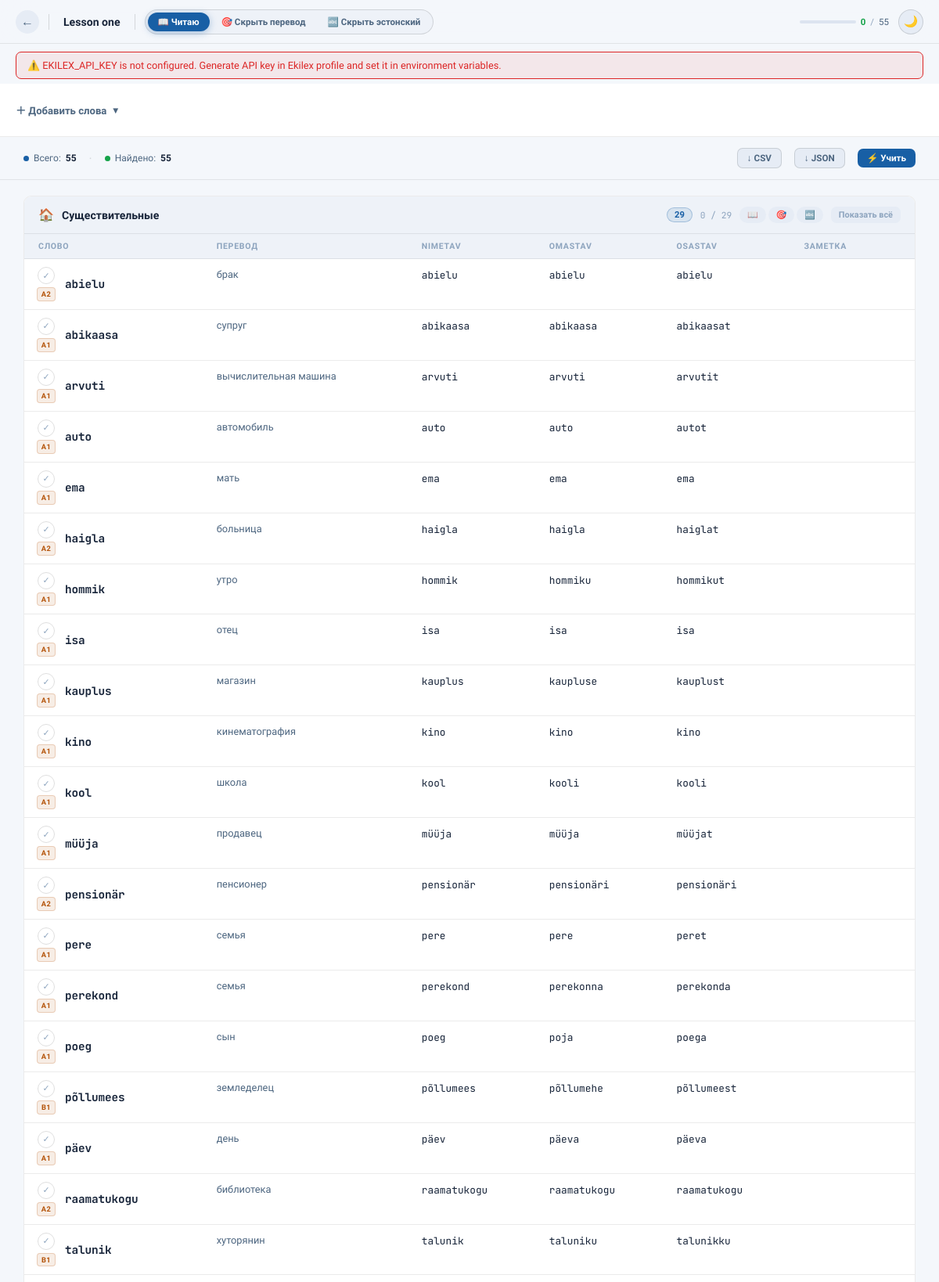
The app's page /list/1 (upper part) with its own data.
### tables this page shows
CREATE TABLE word_lists (
                id         INTEGER PRIMARY KEY AUTOINCREMENT,
                name       TEXT    NOT NULL,
                user_id    INTEGER NOT NULL DEFAULT 1,
                created_at TEXT    NOT NULL DEFAULT (datetime('now')),
                updated_at TEXT    NOT NULL DEFAULT (datetime('now'))
            );

CREATE TABLE list_words (
                id             INTEGER PRIMARY KEY AUTOINCREMENT,
                list_id        INTEGER NOT NULL REFERENCES word_lists(id) ON DELETE CASCADE,
                lemma          TEXT    NOT NULL DEFAULT '',
                part_of_speech TEXT    NOT NULL DEFAULT 'OTHER',
                translation    TEXT    NOT NULL DEFAULT '',
                level          TEXT    NOT NULL DEFAULT '',
                nimetav        TEXT    NOT NULL DEFAULT '',
                omastav        TEXT    NOT NULL DEFAULT '',
                osastav        TEXT    NOT NULL DEFAULT '',
                ma_inf         TEXT    NOT NULL DEFAULT '',
                da_inf         TEXT    NOT NULL DEFAULT '',
                extra_form     TEXT    NOT NULL DEFAULT '',
                pres_3sg       TEXT    NOT NULL DEFAULT '',
                past_3sg       TEXT    NOT NULL DEFAULT '',
                nud_form       TEXT    NOT NULL DEFAULT '',
                imper_2sg      TEXT    NOT NULL DEFAULT '',
                note           TEXT    NOT NULL DEFAULT '',
                status         TEXT    NOT NULL DEFAULT 'ok',
                error          TEXT    NOT NULL DEFAULT '',
                source         TEXT    NOT NULL DEFAULT 'ekilex',
                sort_order     INTEGER NOT NULL DEFAULT 0,
                created_at     TEXT    NOT NULL DEFAULT (datetime('now')),
                UNIQUE (list_id, lemma)
            );

### app.py (the view)
@app.route("/list/<int:list_id>", methods=["GET"])
def view_list(list_id: int):
    lst = get_list(list_id)
    if not lst:
        flash("Список не найден.")
        return redirect(url_for("dashboard"))
    words = get_words(list_id)
    grouped = group_results(words) if words else None
    stats = make_stats(words)
    return render_template(
        "list.html",
        lst=lst,
        words=words,
        grouped=grouped,
        pos_labels=POS_LABELS,
        pos_icons=POS_ICONS,
        stats=stats,
        ekilex_client_error=EKILEX_CLIENT_ERROR,
    )

### app.py (called while the page is built)
def group_results(results: List[dict]) -> Dict[str, List[dict]]:
    grouped: Dict[str, List[dict]] = {
        k: [] for k in POS_LABELS
    }
    for row in results:
        pos = row.get("part_of_speech", "OTHER")
        if pos == "NOUN":
            grouped["nouns"].append(row)
        elif pos == "ADJ":
            grouped["adjectives"].append(row)
        elif pos == "VERB":
            grouped["verbs"].append(row)
        elif pos == "ADV":
            grouped["adverbs"].append(row)
        elif pos == "PRON":
            grouped["pronouns"].append(row)
        else:
            grouped["other"].append(row)
    return grouped

def make_stats(words: List[dict]) -> dict:
    return {
        "total": len(words),
        "ok":    sum(1 for r in words if r.get("status") == "ok"),
        "error": sum(1 for r in words if r.get("status") == "error"),
    }

### db.py (called while the page is built)
@contextmanager
def get_db():
    conn = sqlite3.connect(DB_PATH)
    conn.row_factory = sqlite3.Row
    conn.execute("PRAGMA foreign_keys = ON")
    conn.execute("PRAGMA journal_mode = WAL")
    try:
        yield conn
        conn.commit()
    except Exception:
        conn.rollback()
        raise
    finally:
        conn.close()

def get_list(list_id: int, user_id: int = 1) -> Optional[Dict[str, Any]]:
    with get_db() as db:
        row = db.execute(
            "SELECT * FROM word_lists WHERE id = ? AND user_id = ?",
            (list_id, user_id),
        ).fetchone()
    return dict(row) if row else None

def get_words(list_id: int) -> List[Dict[str, Any]]:
    with get_db() as db:
        rows = db.execute(
            "SELECT * FROM list_words WHERE list_id = ? ORDER BY sort_order, id",
            (list_id,),
        ).fetchall()
    return [dict(r) for r in rows]

### templates/list.html (shortened to what this page needs)
<!DOCTYPE html>
<html lang="ru">
<head>
  <link rel="stylesheet" href="{{ url_for('static', filename='css/styles.css') }}" />
</head>
<body class="mode-read" id="body" data-total="{{ stats.total }}" data-list-id="{{ lst.id }}" data-has-words="{{ '1' if grouped else '0' }}">
  <header class="topbar">
    <a href="{{ url_for('dashboard') }}" class="back-btn" title="К спискам">←</a>
    <span class="list-name-display" id="listNameDisplay"
          onclick="startRename()" title="Нажми чтобы переименовать">{{ lst.name }}</span>
    <div class="mode-pill" id="globalModePill">
      <button class="mode-btn active" onclick="setGlobalMode('read', this)">📖 Читаю</button>
      <button class="mode-btn" onclick="setGlobalMode('hide-ru', this)">🎯 Скрыть перевод</button>
      <button class="mode-btn" onclick="setGlobalMode('hide-et', this)">🔤 Скрыть эстонский</button>
    </div>
    {% if stats.total > 0 %}
    <div class="progress-badge">
      <div class="progress-bar-wrap">
      </div>
      <span id="progressText" class="progress-count">0</span>
      <span style="color:var(--text3)">/</span>
      <span style="color:var(--text2)">{{ stats.total }}</span>
    </div>
    {% endif %}
    <button class="theme-btn" id="themeBtn" onclick="toggleTheme()" title="Сменить тему">🌙</button>
  </header>
  {% if ekilex_client_error %}
    <div class="flash-wrap"><div class="flash error">⚠️ {{ ekilex_client_error }}</div></div>
  {% endif %}
  <div class="input-panel" id="addPanel">
    <div class="input-inner">
      <div class="add-panel-toggle" onclick="toggleAddPanel()">
        <span id="addPanelLabel">＋ Добавить слова</span>
        <span id="addPanelChevron" class="chevron">▾</span>
      </div>
    </div>
  </div>
  {% if stats.total > 0 %}
  <div style="border-bottom:1px solid var(--border);">
    <div class="stats-bar">
      <div class="stat-item"><div class="stat-dot total"></div>Всего: <span class="stat-val">{{ stats.total }}</span></div>
      <div class="stat-sep">·</div>
      <div class="stat-item"><div class="stat-dot ok"></div>Найдено: <span class="stat-val">{{ stats.ok }}</span></div>
      <a class="btn btn-ghost btn-sm" href="{{ url_for('export_csv', list_id=lst.id) }}">↓ CSV</a>
      <a class="btn btn-ghost btn-sm" href="{{ url_for('export_json', list_id=lst.id) }}">↓ JSON</a>
      <a class="btn btn-primary btn-sm" href="{{ url_for('drill_start_page', list_id=lst.id) }}">⚡ Учить</a>
    </div>
  </div>
  {% endif %}
  {% if grouped %}
  <div class="results">
    {% for group_key, group_label in pos_labels.items() %}
    {% set group_words = grouped.get(group_key, []) %}
    {% if group_words %}
    <div class="section" id="sec-{{ group_key }}" data-section-mode="inherit">
      <div class="section-header">
        <span class="section-icon">{{ pos_icons[group_key] }}</span>
        <span class="section-title">{{ group_label }}</span>
        <span class="section-count">{{ group_words|length }}</span>
        <span class="section-progress" id="sp-{{ group_key }}">0 / {{ group_words|length }}</span>
        <div class="section-mode-toggle">
          <button class="sec-btn" onclick="setSectionMode('{{ group_key }}','read',this)">📖</button>
          <button class="sec-btn" onclick="setSectionMode('{{ group_key }}','hide-ru',this)">🎯</button>
          <button class="sec-btn" onclick="setSectionMode('{{ group_key }}','hide-et',this)">🔤</button>
        </div>
        <button class="reveal-all-btn" onclick="revealAll('sec-{{ group_key }}')">Показать всё</button>
      </div>
      <div class="table-scroll">
        <table>
          <thead>
            <tr>
              <th>Слово</th>
              <th>Перевод</th>
              {% if group_key in ('nouns','adjectives','pronouns') %}
                <th>Nimetav</th><th>Omastav</th><th>Osastav</th>
              {% elif group_key == 'verbs' %}
                <th>ma-inf</th><th>da-inf</th>
                <th>3sg pres</th><th>3sg past</th>
                <th>-nud</th><th>Imper. 2sg</th><th>Extra</th>
              {% endif %}
              <th>Заметка</th>
              <th class="th-actions"></th>
            </tr>
          </thead>
          <tbody>
            {% for row in group_words %}
            <tr class="word-row {% if row.status == 'error' %}row-error{% endif %}"
                data-word="{{ row.lemma }}" data-word-id="{{ row.id }}" id="word-{{ row.id }}">
              <td class="word-cell">
                <div class="word-cell-inner">
                  <div class="word-status">
                    <button class="learned-btn" onclick="toggleLearned('{{ row.lemma }}')" title="Выучено">✓</button>
                    {% if row.level %}<span class="word-level">{{ row.level }}</span>{% endif %}
                  </div>
                  <span class="word-main">{{ row.lemma }}</span>
                </div>
              </td>
              <td class="data-cell ru cell-ru editable-cell"
                  data-field="translation" data-word-id="{{ row.id }}">
                <span class="maskable cell-value">{{ row.translation or '' }}</span>
              </td>
              {% if row.status == 'error' %}
                <td class="data-cell error-cell" colspan="{% if group_key in ('nouns','adjectives','pronouns') %}4{% elif group_key == 'verbs' %}8{% else %}2{% endif %}">
                  {{ row.note or row.error or 'Ошибка' }}
                </td>
              {% else %}
                {% if group_key in ('nouns','adjectives','pronouns') %}
                  <td class="data-cell et cell-et editable-cell" data-field="nimetav" data-word-id="{{ row.id }}"><span class="maskable cell-value">{{ row.nimetav or '' }}</span><div class="reveal-hint">нажми</div></td>
                  <td class="data-cell et cell-et editable-cell" data-field="omastav" data-word-id="{{ row.id }}"><span class="maskable cell-value">{{ row.omastav or '' }}</span></td>
                  <td class="data-cell et cell-et editable-cell" data-field="osastav" data-word-id="{{ row.id }}"><span class="maskable cell-value">{{ row.osastav or '' }}</span></td>
                {% endif %}
                <td class="data-cell note editable-cell" data-field="note" data-word-id="{{ row.id }}">
                </td>
              {% endif %}
              <td class="td-actions">
              </td>
            </tr>
            {% endfor %}
          </tbody>
        </table>
      </div>
    </div>
    {% endif %}
    {% endfor %}
  </div>
  {% endif %}
</body>
</html>

### records on screen
word_lists: name "Lesson one"
list_words: level "A2", lemma "abielu", translation "брак", nimetav "abielu", omastav "abielu", osastav "abielu"
list_words: level "A1", lemma "abikaasa", translation "супруг", nimetav "abikaasa", omastav "abikaasa", osastav "abikaasat"
list_words: level "A1", lemma "arvuti", translation "вычислительная машина", nimetav "arvuti", omastav "arvuti", osastav "arvutit"
list_words: level "A1", lemma "auto", translation "автомобиль", nimetav "auto", omastav "auto", osastav "autot"
list_words: level "A1", lemma "ema", translation "мать", nimetav "ema", omastav "ema", osastav "ema"
list_words: level "A2", lemma "haigla", translation "больница", nimetav "haigla", omastav "haigla", osastav "haiglat"
list_words: level "A1", lemma "hommik", translation "утро", nimetav "hommik", omastav "hommiku", osastav "hommikut"
list_words: level "A1", lemma "isa", translation "отец", nimetav "isa", omastav "isa", osastav "isa"
list_words: level "A1", lemma "kauplus", translation "магазин", nimetav "kauplus", omastav "kaupluse", osastav "kauplust"
list_words: level "A1", lemma "kino", translation "кинематография", nimetav "kino", omastav "kino", osastav "kino"
list_words: level "A1", lemma "kool", translation "школа", nimetav "kool", omastav "kooli", osastav "kooli"
list_words: level "A1", lemma "müüja", translation "продавец", nimetav "müüja", omastav "müüja", osastav "müüjat"
list_words: level "A2", lemma "pensionär", translation "пенсионер", nimetav "pensionär", omastav "pensionäri", osastav "pensionäri"
list_words: level "A1", lemma "pere", translation "семья", nimetav "pere", omastav "pere", osastav "peret"
list_words: level "A1", lemma "perekond", translation "семья", nimetav "perekond", omastav "perekonna", osastav "perekonda"
list_words: level "A1", lemma "poeg", translation "сын", nimetav "poeg", omastav "poja", osastav "poega"
list_words: level "B1", lemma "põllumees", translation "земледелец", nimetav "põllumees", omastav "põllumehe", osastav "põllumeest"
list_words: level "A1", lemma "päev", translation "день", nimetav "päev", omastav "päeva", osastav "päeva"
list_words: level "A2", lemma "raamatukogu", translation "библиотека", nimetav "raamatukogu", omastav "raamatukogu", osastav "raamatukogu"
list_words: level "B1", lemma "talunik", translation "хуторянин", nimetav "talunik", omastav "taluniku", osastav "talunikku"

### other values on screen
{{ stats.total }} "55"
{{ ekilex_client_error }} "EKILEX_API_KEY is not configured. Generate API key in Ekilex profile and set it in environment variables."
{{ stats.ok }} "55"
{{ pos_icons[group_key] }} "🏠"
{{ group_label }} "Существительные"
{{ group_words|length }} "29"
